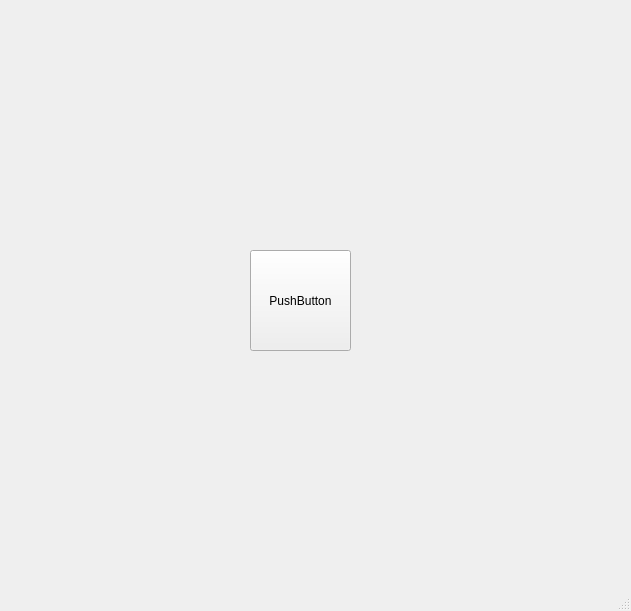
<?xml version="1.0" encoding="UTF-8"?>
<ui version="4.0">
 <class>MainWindow</class>
 <widget class="QMainWindow" name="MainWindow">
  <property name="geometry">
   <rect>
    <x>0</x>
    <y>0</y>
    <width>631</width>
    <height>611</height>
   </rect>
  </property>
  <property name="windowTitle">
   <string>MainWindow</string>
  </property>
  <widget class="QWidget" name="centralwidget">
   <widget class="QPushButton" name="pushButton">
    <property name="geometry">
     <rect>
      <x>250</x>
      <y>250</y>
      <width>101</width>
      <height>101</height>
     </rect>
    </property>
    <property name="text">
     <string>PushButton</string>
    </property>
   </widget>
  </widget>
  <widget class="QMenuBar" name="menubar">
   <property name="geometry">
    <rect>
     <x>0</x>
     <y>0</y>
     <width>631</width>
     <height>21</height>
    </rect>
   </property>
  </widget>
  <widget class="QStatusBar" name="statusbar"/>
 </widget>
 <resources/>
 <connections/>
</ui>
